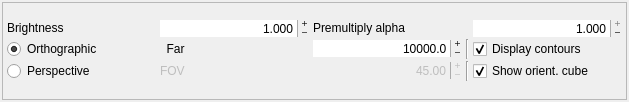
<?xml version="1.0" encoding="UTF-8"?>
<ui version="4.0">
 <class>ToolBox</class>
 <widget class="QWidget" name="ToolBox">
  <property name="enabled">
   <bool>true</bool>
  </property>
  <property name="geometry">
   <rect>
    <x>0</x>
    <y>0</y>
    <width>629</width>
    <height>102</height>
   </rect>
  </property>
  <property name="sizePolicy">
   <sizepolicy hsizetype="Preferred" vsizetype="Minimum">
    <horstretch>0</horstretch>
    <verstretch>0</verstretch>
   </sizepolicy>
  </property>
  <property name="minimumSize">
   <size>
    <width>0</width>
    <height>0</height>
   </size>
  </property>
  <property name="maximumSize">
   <size>
    <width>16777215</width>
    <height>16777215</height>
   </size>
  </property>
  <property name="windowTitle">
   <string>Tool Box</string>
  </property>
  <layout class="QVBoxLayout" name="verticalLayout">
   <property name="spacing">
    <number>4</number>
   </property>
   <property name="margin">
    <number>2</number>
   </property>
   <item>
    <widget class="QScrollArea" name="scrollArea">
     <property name="sizePolicy">
      <sizepolicy hsizetype="Preferred" vsizetype="Minimum">
       <horstretch>0</horstretch>
       <verstretch>0</verstretch>
      </sizepolicy>
     </property>
     <property name="frameShape">
      <enum>QFrame::StyledPanel</enum>
     </property>
     <property name="frameShadow">
      <enum>QFrame::Plain</enum>
     </property>
     <property name="widgetResizable">
      <bool>true</bool>
     </property>
     <widget class="QWidget" name="scrollAreaWidgetContents">
      <property name="geometry">
       <rect>
        <x>0</x>
        <y>0</y>
        <width>623</width>
        <height>96</height>
       </rect>
      </property>
      <layout class="QVBoxLayout" name="verticalLayout_2">
       <property name="spacing">
        <number>0</number>
       </property>
       <property name="margin">
        <number>0</number>
       </property>
       <item>
        <layout class="QGridLayout" name="gridLayout">
         <property name="leftMargin">
          <number>4</number>
         </property>
         <property name="topMargin">
          <number>2</number>
         </property>
         <property name="rightMargin">
          <number>4</number>
         </property>
         <property name="bottomMargin">
          <number>2</number>
         </property>
         <property name="horizontalSpacing">
          <number>4</number>
         </property>
         <property name="verticalSpacing">
          <number>2</number>
         </property>
         <item row="0" column="0">
          <widget class="QLabel" name="label_4">
           <property name="sizePolicy">
            <sizepolicy hsizetype="Minimum" vsizetype="Fixed">
             <horstretch>0</horstretch>
             <verstretch>0</verstretch>
            </sizepolicy>
           </property>
           <property name="text">
            <string>Brightness</string>
           </property>
          </widget>
         </item>
         <item row="0" column="1">
          <widget class="QDoubleSpinBox" name="bright_doubleSpinBox">
           <property name="sizePolicy">
            <sizepolicy hsizetype="Minimum" vsizetype="Fixed">
             <horstretch>0</horstretch>
             <verstretch>0</verstretch>
            </sizepolicy>
           </property>
           <property name="frame">
            <bool>false</bool>
           </property>
           <property name="alignment">
            <set>Qt::AlignRight|Qt::AlignTrailing|Qt::AlignVCenter</set>
           </property>
           <property name="buttonSymbols">
            <enum>QAbstractSpinBox::PlusMinus</enum>
           </property>
           <property name="decimals">
            <number>3</number>
           </property>
           <property name="minimum">
            <double>0.005000000000000</double>
           </property>
           <property name="maximum">
            <double>10.000000000000000</double>
           </property>
           <property name="singleStep">
            <double>0.050000000000000</double>
           </property>
           <property name="value">
            <double>1.000000000000000</double>
           </property>
          </widget>
         </item>
         <item row="0" column="2">
          <widget class="QLabel" name="alpha_label">
           <property name="sizePolicy">
            <sizepolicy hsizetype="Minimum" vsizetype="Fixed">
             <horstretch>0</horstretch>
             <verstretch>0</verstretch>
            </sizepolicy>
           </property>
           <property name="text">
            <string>Premultiply alpha</string>
           </property>
          </widget>
         </item>
         <item row="1" column="0">
          <widget class="QRadioButton" name="ortho_radioButton">
           <property name="sizePolicy">
            <sizepolicy hsizetype="Minimum" vsizetype="Fixed">
             <horstretch>0</horstretch>
             <verstretch>0</verstretch>
            </sizepolicy>
           </property>
           <property name="text">
            <string>Orthographic</string>
           </property>
           <property name="checked">
            <bool>true</bool>
           </property>
          </widget>
         </item>
         <item row="1" column="1">
          <widget class="QLabel" name="far_label">
           <property name="enabled">
            <bool>true</bool>
           </property>
           <property name="sizePolicy">
            <sizepolicy hsizetype="Minimum" vsizetype="Fixed">
             <horstretch>0</horstretch>
             <verstretch>0</verstretch>
            </sizepolicy>
           </property>
           <property name="text">
            <string>  Far</string>
           </property>
          </widget>
         </item>
         <item row="1" column="2">
          <widget class="QDoubleSpinBox" name="far_doubleSpinBox">
           <property name="enabled">
            <bool>true</bool>
           </property>
           <property name="frame">
            <bool>false</bool>
           </property>
           <property name="alignment">
            <set>Qt::AlignRight|Qt::AlignTrailing|Qt::AlignVCenter</set>
           </property>
           <property name="buttonSymbols">
            <enum>QAbstractSpinBox::PlusMinus</enum>
           </property>
           <property name="decimals">
            <number>1</number>
           </property>
           <property name="minimum">
            <double>1.000000000000000</double>
           </property>
           <property name="maximum">
            <double>1000000.000000000000000</double>
           </property>
           <property name="singleStep">
            <double>100.000000000000000</double>
           </property>
           <property name="value">
            <double>10000.000000000000000</double>
           </property>
          </widget>
         </item>
         <item row="1" column="4">
          <widget class="QCheckBox" name="contours_checkBox">
           <property name="sizePolicy">
            <sizepolicy hsizetype="Preferred" vsizetype="Fixed">
             <horstretch>0</horstretch>
             <verstretch>0</verstretch>
            </sizepolicy>
           </property>
           <property name="toolTip">
            <string>Display contours</string>
           </property>
           <property name="text">
            <string>Display contours</string>
           </property>
           <property name="checked">
            <bool>true</bool>
           </property>
          </widget>
         </item>
         <item row="2" column="0">
          <widget class="QRadioButton" name="pers_radioButton">
           <property name="sizePolicy">
            <sizepolicy hsizetype="Minimum" vsizetype="Fixed">
             <horstretch>0</horstretch>
             <verstretch>0</verstretch>
            </sizepolicy>
           </property>
           <property name="text">
            <string>Perspective</string>
           </property>
           <property name="checked">
            <bool>false</bool>
           </property>
          </widget>
         </item>
         <item row="2" column="1">
          <widget class="QLabel" name="fov_label">
           <property name="enabled">
            <bool>false</bool>
           </property>
           <property name="sizePolicy">
            <sizepolicy hsizetype="Minimum" vsizetype="Fixed">
             <horstretch>0</horstretch>
             <verstretch>0</verstretch>
            </sizepolicy>
           </property>
           <property name="text">
            <string>FOV</string>
           </property>
          </widget>
         </item>
         <item row="2" column="2">
          <widget class="QDoubleSpinBox" name="fov_doubleSpinBox">
           <property name="enabled">
            <bool>false</bool>
           </property>
           <property name="frame">
            <bool>false</bool>
           </property>
           <property name="alignment">
            <set>Qt::AlignRight|Qt::AlignTrailing|Qt::AlignVCenter</set>
           </property>
           <property name="buttonSymbols">
            <enum>QAbstractSpinBox::PlusMinus</enum>
           </property>
           <property name="maximum">
            <double>180.000000000000000</double>
           </property>
           <property name="value">
            <double>45.000000000000000</double>
           </property>
          </widget>
         </item>
         <item row="2" column="4">
          <widget class="QCheckBox" name="cube_checkBox">
           <property name="sizePolicy">
            <sizepolicy hsizetype="Preferred" vsizetype="Fixed">
             <horstretch>0</horstretch>
             <verstretch>0</verstretch>
            </sizepolicy>
           </property>
           <property name="toolTip">
            <string>Show orientation cube</string>
           </property>
           <property name="text">
            <string>Show orient. cube</string>
           </property>
           <property name="checked">
            <bool>true</bool>
           </property>
          </widget>
         </item>
         <item row="2" column="3">
          <widget class="Line" name="line">
           <property name="orientation">
            <enum>Qt::Vertical</enum>
           </property>
          </widget>
         </item>
         <item row="1" column="3">
          <widget class="Line" name="line_2">
           <property name="orientation">
            <enum>Qt::Vertical</enum>
           </property>
          </widget>
         </item>
         <item row="0" column="4">
          <widget class="QDoubleSpinBox" name="alpha_doubleSpinBox">
           <property name="sizePolicy">
            <sizepolicy hsizetype="Minimum" vsizetype="Fixed">
             <horstretch>0</horstretch>
             <verstretch>0</verstretch>
            </sizepolicy>
           </property>
           <property name="frame">
            <bool>false</bool>
           </property>
           <property name="alignment">
            <set>Qt::AlignRight|Qt::AlignTrailing|Qt::AlignVCenter</set>
           </property>
           <property name="buttonSymbols">
            <enum>QAbstractSpinBox::PlusMinus</enum>
           </property>
           <property name="decimals">
            <number>3</number>
           </property>
           <property name="minimum">
            <double>0.000000000000000</double>
           </property>
           <property name="maximum">
            <double>1.000000000000000</double>
           </property>
           <property name="singleStep">
            <double>0.025000000000000</double>
           </property>
           <property name="value">
            <double>1.000000000000000</double>
           </property>
          </widget>
         </item>
         <item row="0" column="3">
          <widget class="QLabel" name="label">
           <property name="enabled">
            <bool>false</bool>
           </property>
           <property name="sizePolicy">
            <sizepolicy hsizetype="Ignored" vsizetype="Ignored">
             <horstretch>0</horstretch>
             <verstretch>0</verstretch>
            </sizepolicy>
           </property>
           <property name="text">
            <string/>
           </property>
           <property name="textFormat">
            <enum>Qt::PlainText</enum>
           </property>
           <property name="textInteractionFlags">
            <set>Qt::NoTextInteraction</set>
           </property>
          </widget>
         </item>
        </layout>
       </item>
      </layout>
     </widget>
    </widget>
   </item>
  </layout>
 </widget>
 <tabstops>
  <tabstop>scrollArea</tabstop>
  <tabstop>bright_doubleSpinBox</tabstop>
  <tabstop>alpha_doubleSpinBox</tabstop>
  <tabstop>ortho_radioButton</tabstop>
  <tabstop>far_doubleSpinBox</tabstop>
  <tabstop>contours_checkBox</tabstop>
  <tabstop>pers_radioButton</tabstop>
  <tabstop>fov_doubleSpinBox</tabstop>
  <tabstop>cube_checkBox</tabstop>
 </tabstops>
 <resources>
  <include location="../alizams.qrc"/>
 </resources>
 <connections>
  <connection>
   <sender>pers_radioButton</sender>
   <signal>toggled(bool)</signal>
   <receiver>fov_label</receiver>
   <slot>setEnabled(bool)</slot>
   <hints>
    <hint type="sourcelabel">
     <x>10</x>
     <y>66</y>
    </hint>
    <hint type="destinationlabel">
     <x>206</x>
     <y>68</y>
    </hint>
   </hints>
  </connection>
  <connection>
   <sender>pers_radioButton</sender>
   <signal>toggled(bool)</signal>
   <receiver>fov_doubleSpinBox</receiver>
   <slot>setEnabled(bool)</slot>
   <hints>
    <hint type="sourcelabel">
     <x>18</x>
     <y>71</y>
    </hint>
    <hint type="destinationlabel">
     <x>328</x>
     <y>67</y>
    </hint>
   </hints>
  </connection>
 </connections>
</ui>
